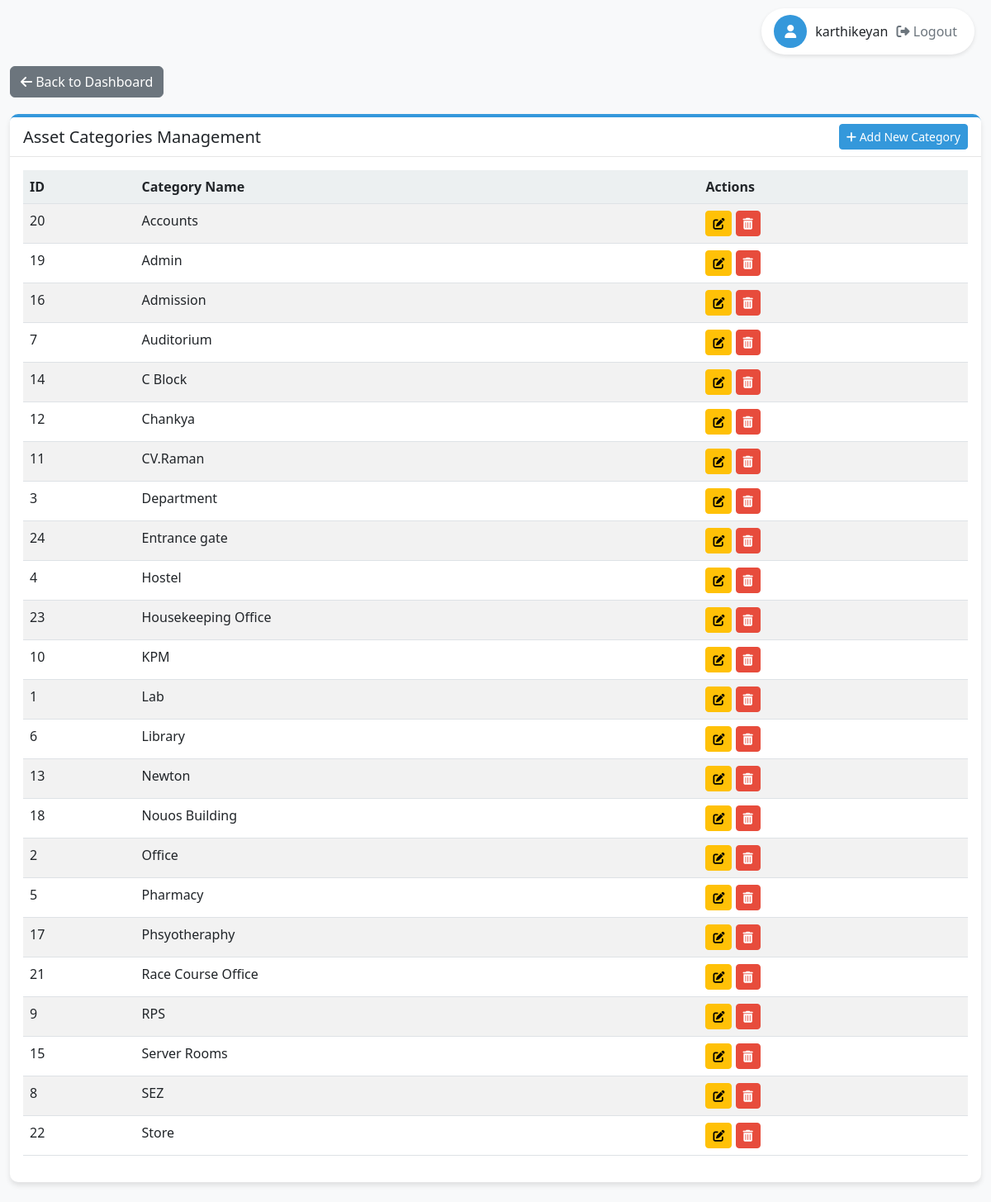
The page /manage_astcat.php (signed in) on the database its author committed.
### tables this page shows
CREATE TABLE `employee` (
  `emp_id` int(11) NOT NULL,
  `emp_code` varchar(20) DEFAULT NULL,
  `emp_name` varchar(100) DEFAULT NULL,
  `email` varchar(100) DEFAULT NULL,
  `password` varchar(255) DEFAULT NULL,
  `designation` enum('Lead','Sr SA','SA','IT_Admin','Lab_incharge','HOD','FI','User') DEFAULT NULL,
  `department` varchar(100) DEFAULT NULL,
  `status` enum('Active','Inactive') DEFAULT 'Active'
);

CREATE TABLE `asset_category` (
  `category_id` int(11) NOT NULL,
  `category_name` varchar(75) DEFAULT NULL
);

### manage_astcat.php (the view, shortened to what this page needs)
<?php
require_once 'config.php';
$currentUserName = "User";
$user_designation = null;
$user_id = $_SESSION['user_id'];
$query = "SELECT emp_name, designation FROM employee WHERE emp_id = ?";
if ($stmt = $conn->prepare($query)) {
    $stmt->bind_param("i", $user_id);
    $stmt->execute();
    $result = $stmt->get_result();
    if ($result->num_rows > 0) {
        $user = $result->fetch_assoc();
        $currentUserName = $user['emp_name'];
        $user_designation = $user['designation'];
    }
}
$is_admin = in_array($user_designation, ['Lead', 'Sr SA', 'IT_Admin']);
$categories = [];
$query = "SELECT * FROM asset_category ORDER BY category_name ASC";
$result = $conn->query($query);
if ($result) {
    $categories = $result->fetch_all(MYSQLI_ASSOC);
}
?>
<!DOCTYPE html>
<html lang="en">
<head>
    <link href="https://cdn.jsdelivr.net/npm/bootstrap@5.3.0/dist/css/bootstrap.min.css" rel="stylesheet">
    <link rel="stylesheet" href="https://cdnjs.cloudflare.com/ajax/libs/font-awesome/6.4.0/css/all.min.css">
</head>
<body>
    <div class="user-info">
        <div class="user-icon">
            <i class="fas fa-user"></i>
        </div>
        <div>
            <span><?php echo htmlspecialchars($currentUserName); ?></span>
            <form action="logout.php" method="post" style="display: inline;">
                <button type="submit" class="logout-btn">
                    <i class="fas fa-sign-out-alt"></i> Logout
                </button>
            </form>
        </div>
    </div>
    <div class="container">
        <div class="back-btn-container">
            <a href="dashboard.php" class="btn btn-secondary">
                <i class="fas fa-arrow-left"></i> Back to Dashboard
            </a>
        </div>
        <div class="card mb-4">
            <div class="card-header d-flex justify-content-between align-items-center">
                <h5 class="mb-0">Asset Categories Management</h5>
                <?php if ($is_admin): ?>
                    <a href="add_astcat.php" class="btn btn-primary btn-sm">
                        <i class="fas fa-plus"></i> Add New Category
                    </a>
                <?php endif; ?>
            </div>
            <div class="card-body">
                <div class="table-responsive">
                    <table class="table table-striped table-hover">
                        <thead>
                            <tr>
                                <th>ID</th>
                                <th>Category Name</th>
                                <th>Actions</th>
                            </tr>
                        </thead>
                        <tbody>
                            <?php foreach ($categories as $category): ?>
                                <tr>
                                    <td><?php echo htmlspecialchars($category['category_id']); ?></td>
                                    <td><?php echo htmlspecialchars($category['category_name']); ?></td>
                                    <td class="action-btns">
                                        <?php if ($is_admin): ?>
                                            <a href="edit_astcat.php?id=<?php echo $category['category_id']; ?>" class="btn btn-warning btn-sm" title="Edit">
                                                <i class="fas fa-edit"></i>
                                            </a>
                                            <a href="manage_astcat.php?action=delete&id=<?php echo $category['category_id']; ?>"
                                               class="btn btn-danger btn-sm"
                                               title="Delete"
                                               onclick="return confirm('Are you sure you want to delete this category?');">
                                                <i class="fas fa-trash-alt"></i>
                                            </a>
                                        <?php endif; ?>
                                    </td>
                                </tr>
                            <?php endforeach; ?>
                        </tbody>
                    </table>
                </div>
            </div>
        </div>
    </div>
</body>
</html>

### manage_astcat.php (style rules this page uses)
:root { --primary-color: #3498db; --secondary-color: #2980b9; --accent-color: #e74c3c; --light-color: #ecf0f1; --dark-color: #2c3e50; }
body { background-color: #f8f9fa; font-family: 'Segoe UI', Tahoma, Geneva, Verdana, sans-serif; padding-top: 60px; }
.container { max-width: 1200px; margin-top: 20px; }
.card { border-radius: 10px; box-shadow: 0 4px 6px rgba(0,0,0,0.1); border: none; border-top: 4px solid var(--primary-color); }
.card-header { background-color: white; border-bottom: 1px solid rgba(0,0,0,0.1); font-weight: 600; }
.table th { background-color: var(--light-color); }
.btn-primary { background-color: var(--primary-color); border-color: var(--primary-color); }
.btn-danger { background-color: var(--accent-color); border-color: var(--accent-color); }
.user-info { position: fixed; top: 10px; right: 20px; display: flex; align-items: center; gap: 10px; background-color: white; padding: 8px 15px; border-radius: 30px; box-shadow: 0 2px 5px rgba(0,0,0,0.1); z-index: 1000; }
.user-icon { width: 40px; height: 40px; background-color: var(--primary-color); color: white; border-radius: 50%; display: flex; align-items: center; justify-content: center; }
.logout-btn { background: none; border: none; color: #6c757d; cursor: pointer; transition: color 0.3s; }
.action-btns .btn { padding: 0.25rem 0.5rem; font-size: 0.875rem; }
.back-btn-container { margin-bottom: 20px; }

### rows shown on the page
employee: emp_name "karthikeyan"
asset_category: category_id "20", category_name "Accounts"
asset_category: category_id "19", category_name "Admin"
asset_category: category_id "16", category_name "Admission"
asset_category: category_id "7", category_name "Auditorium"
asset_category: category_id "14", category_name "C Block"
asset_category: category_id "12", category_name "Chankya"
asset_category: category_id "11", category_name "CV.Raman"
asset_category: category_id "3", category_name "Department"
asset_category: category_id "24", category_name "Entrance gate"
asset_category: category_id "4", category_name "Hostel"
asset_category: category_id "23", category_name "Housekeeping Office"
asset_category: category_id "10", category_name "KPM"
asset_category: category_id "1", category_name "Lab"
asset_category: category_id "6", category_name "Library"
asset_category: category_id "13", category_name "Newton"
asset_category: category_id "18", category_name "Nouos Building"
asset_category: category_id "2", category_name "Office"
asset_category: category_id "5", category_name "Pharmacy"
asset_category: category_id "17", category_name "Phsyotheraphy"
asset_category: category_id "21", category_name "Race Course Office"
asset_category: category_id "9", category_name "RPS"
asset_category: category_id "15", category_name "Server Rooms"
asset_category: category_id "8", category_name "SEZ"
asset_category: category_id "22", category_name "Store"
